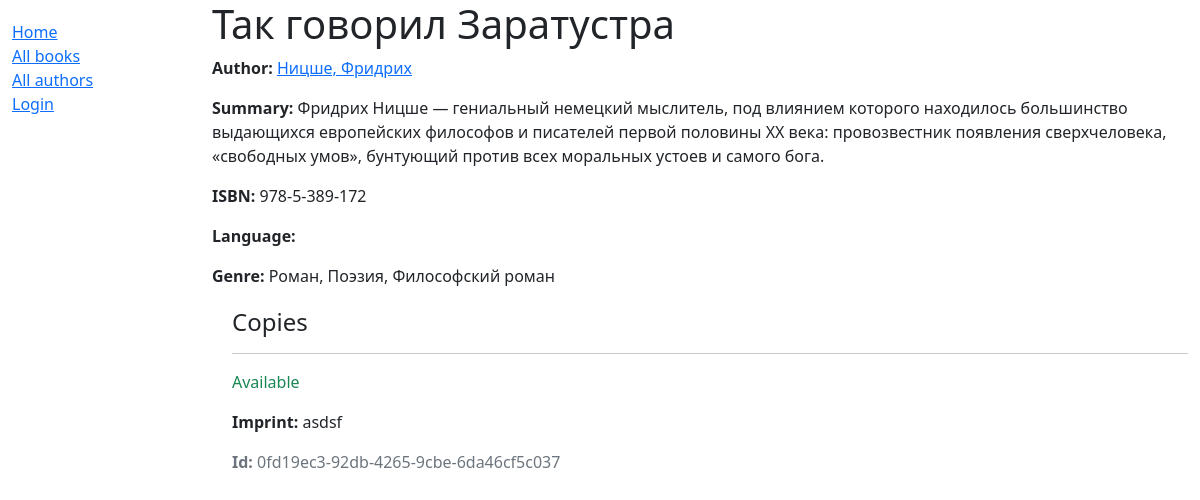
The app's page /catalog/book/4 with its own data.
### catalog/models.py (models this page shows, shortened)
class Book(models.Model):
    title = models.CharField(max_length=200)
    """ В поле автор мы используем от одного к множеству(foreign key) """
    author = models.ForeignKey('Author', on_delete=models.SET_NULL, null=True)
    summary = models.CharField(max_length=1000, help_text='Аннотация к книги')
    isbn = models.CharField('ISBN', max_length=13, help_text='13 Character <a href="https://www.isbn-international.org/content/what-isbn">ISBN number</a>')
    genre = models.ManyToManyField('Genre', help_text='Выберете жанр книги')
    def display_genre(self):
        """
        Creates a string for the Genre. This is required to display genre in Admin.
        """
        return ', '.join([ genre.name for genre in self.genre.all()[:3] ])
    display_genre.short_description = 'Genre'

class Author(models.Model):
    first_name = models.CharField(max_length=100)
    last_name = models.CharField(max_length=100)
    date_of_birth = models.DateField(null=True, blank=True)
    date_of_death = models.DateField('Died', null=True, blank=True)
    def __str__(self):
        return '%s, %s' % (self.last_name, self.first_name)

class Genre(models.Model):
    name = models.CharField(max_length=100, help_text='Enter genre of book you searching')
    def __str__(self):
        return self.name

class BookInstanse(models.Model):
    id = models.UUIDField(primary_key=True, default=uuid.uuid4, help_text='Id книги')
    book = models.ForeignKey('Book', on_delete=models.SET_NULL, null=True)
    imprint = models.CharField(max_length=200)
    due_back = models.DateField(null=True, blank=True)
    borrower = models.ForeignKey(User, on_delete=models.SET_NULL, null=True, blank=True)
    LOAN_STATUS = (
        ('m', 'Maintance'),
        ('o', 'On loan'),
        ('a', 'Available'),
        ('r', 'Reserved'),
    )
    status = models.CharField(max_length=1, choices=LOAN_STATUS, blank=True, default='m', help_text='Доступность книги')
    class Meta:
        ordering = ['due_back']
        permissions = (("can_mark_returned", "Set book as returned"),)

### catalog/views.py (the view)
# urls.py: url(r'^book/(?P<pk>\d+)$', views.BookDetailView.as_view(), name='book-detail'),
class BookDetailView(generic.DetailView):
    model = Book

### catalog/templates/catalog/book_detail.html (shortened to what this page needs)
{% extends "base_generic.html" %}
{% block content %}
  <h1>{{ book.title }}</h1>
  <p><strong>Author:</strong> <a href="{% url 'author-detail' book.author.pk %}">{{ book.author }}</a></p>
  <p><strong>Summary:</strong> {{ book.summary }}</p>
  <p><strong>ISBN:</strong> {{ book.isbn }}</p>
  <p><strong>Language:</strong> {{ book.language }}</p>
  <p><strong>Genre:</strong> {% for genre in book.genre.all %} {{ genre }}{% if not forloop.last %}, {% endif %}{% endfor %}</p>
  <div style="margin-left:20px;margin-top:20px">
    <h4>Copies</h4>
    {% for copy in book.bookinstanse_set.all %}
    <hr>
    <p class="{% if copy.status == 'a' %}text-success{% elif copy.status == 'd' %}text-danger{% else %}text-warning{% endif %}">{{ copy.get_status_display }}</p>
    <p><strong>Imprint:</strong> {{copy.imprint}}</p>
    <p class="text-muted"><strong>Id:</strong> {{copy.id}}</p>
    {% endfor %}
  </div>
{% endblock %}

### records on screen
Book: author "Ницше, Фридрих", summary "Фридрих Ницше — гениальный немецкий мыслитель, под влиянием которого находилось большинство выдающихся европейских философов и писателей первой половины XX века: провозвестник появления сверхчеловека, «свободных умов», бунтующий против всех моральных устоев и самого бога.", isbn "978-5-389-172"
Genre: name "Роман"
Genre: name "Поэзия"
Genre: name "Философский роман"
BookInstanse: status "Available", imprint "asdsf", id "0fd19ec3-92db-4265-9cbe-6da46cf5c037"
